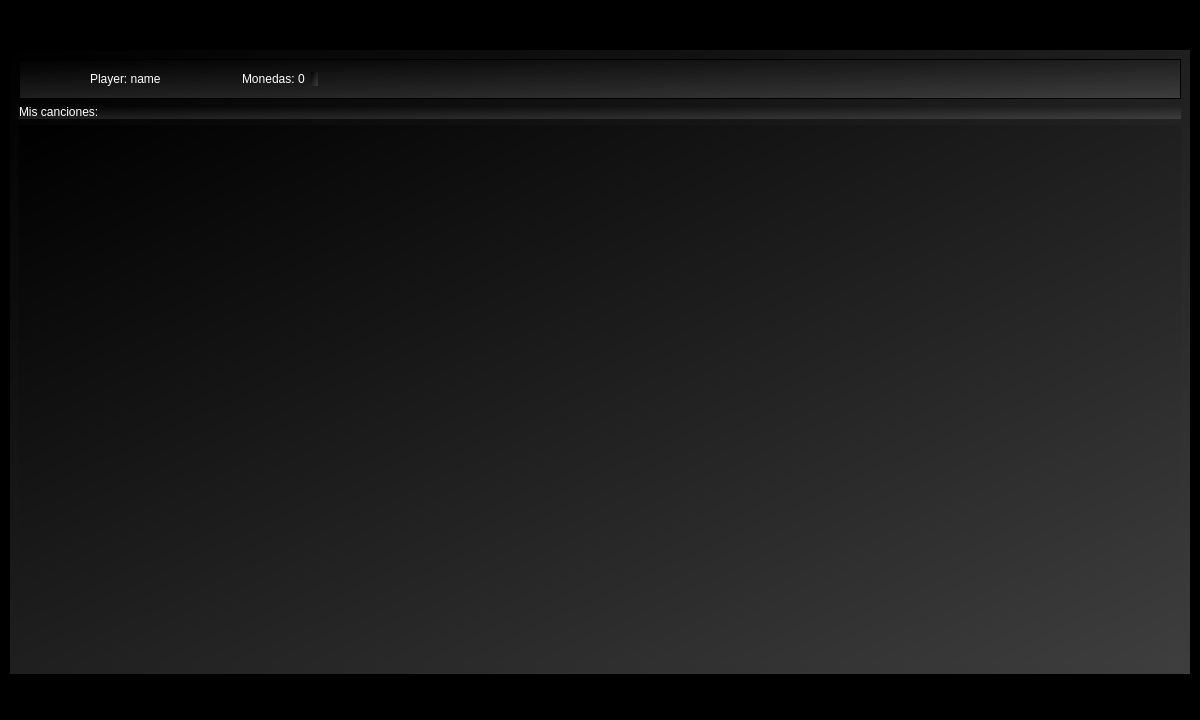
<?xml version="1.0" encoding="UTF-8"?>
<ui version="4.0">
 <class>MainWindow</class>
 <widget class="QMainWindow" name="MainWindow">
  <property name="geometry">
   <rect>
    <x>0</x>
    <y>0</y>
    <width>1200</width>
    <height>720</height>
   </rect>
  </property>
  <property name="sizePolicy">
   <sizepolicy hsizetype="Fixed" vsizetype="Fixed">
    <horstretch>0</horstretch>
    <verstretch>0</verstretch>
   </sizepolicy>
  </property>
  <property name="minimumSize">
   <size>
    <width>640</width>
    <height>480</height>
   </size>
  </property>
  <property name="baseSize">
   <size>
    <width>640</width>
    <height>480</height>
   </size>
  </property>
  <property name="windowTitle">
   <string>MainWindow</string>
  </property>
  <property name="styleSheet">
   <string notr="true">background-color: rgb(0, 0, 0);</string>
  </property>
  <widget class="QWidget" name="centralwidget">
   <property name="sizePolicy">
    <sizepolicy hsizetype="Expanding" vsizetype="Expanding">
     <horstretch>0</horstretch>
     <verstretch>0</verstretch>
    </sizepolicy>
   </property>
   <layout class="QVBoxLayout" name="verticalLayout">
    <item>
     <spacer name="verticalSpacer_6">
      <property name="orientation">
       <enum>Qt::Orientation::Vertical</enum>
      </property>
      <property name="sizeHint" stdset="0">
       <size>
        <width>20</width>
        <height>40</height>
       </size>
      </property>
     </spacer>
    </item>
    <item>
     <widget class="QFrame" name="framecentral">
      <property name="sizePolicy">
       <sizepolicy hsizetype="Minimum" vsizetype="Minimum">
        <horstretch>7</horstretch>
        <verstretch>9</verstretch>
       </sizepolicy>
      </property>
      <property name="minimumSize">
       <size>
        <width>857</width>
        <height>395</height>
       </size>
      </property>
      <property name="sizeIncrement">
       <size>
        <width>0</width>
        <height>53</height>
       </size>
      </property>
      <property name="baseSize">
       <size>
        <width>0</width>
        <height>15</height>
       </size>
      </property>
      <property name="styleSheet">
       <string notr="true">background-color: qlineargradient(spread:pad, x1:0, y1:0, x2:1, y2:1, stop:0 rgba(0, 0, 0, 255), stop:1 rgba(62, 62, 62, 255));</string>
      </property>
      <property name="frameShape">
       <enum>QFrame::Shape::StyledPanel</enum>
      </property>
      <property name="frameShadow">
       <enum>QFrame::Shadow::Raised</enum>
      </property>
      <layout class="QGridLayout" name="gridLayout_3">
       <item row="3" column="0">
        <widget class="QScrollArea" name="layout_canciones2">
         <property name="styleSheet">
          <string notr="true">/* Estilo general para el área de scroll */
QScrollArea {
    border: none;
    background-color: transparent;
}

/* Barra de desplazamiento vertical */
QScrollBar:vertical {
    border: none;
    background: #121212; /* Fondo de la barra */
    width: 10px;
    margin: 0px 0px 0px 0px;
    border-radius: 5px;
}

/* El &quot;tirador&quot; (la parte que se mueve) */
QScrollBar::handle:vertical {
    background: #444; /* Color gris oscuro por defecto */
    min-height: 30px;
    border-radius: 5px;
}

/* Color cuando pasas el mouse por encima (Celeste Neon) */
QScrollBar::handle:vertical:hover {
    background: #00d2ff; 
}

/* Color cuando lo estás arrastrando */
QScrollBar::handle:vertical:pressed {
    background: #00a0c4;
}

/* Eliminar las flechas de arriba y abajo */
QScrollBar::add-line:vertical, QScrollBar::sub-line:vertical {
    border: none;
    background: none;
    height: 0px;
}

/* Eliminar el fondo que queda arriba y abajo del tirador */
QScrollBar::add-page:vertical, QScrollBar::sub-page:vertical {
    background: none;
}

/* Opcional: Si también usas scroll horizontal */
QScrollBar:horizontal {
    border: none;
    background: #121212;
    height: 10px;
    border-radius: 5px;
}

QScrollBar::handle:horizontal {
    background: #444;
    border-radius: 5px;
}

QScrollBar::handle:horizontal:hover {
    background: #00d2ff;
}</string>
         </property>
         <property name="widgetResizable">
          <bool>true</bool>
         </property>
         <widget class="QWidget" name="layout_canciones">
          <property name="geometry">
           <rect>
            <x>0</x>
            <y>0</y>
            <width>1162</width>
            <height>495</height>
           </rect>
          </property>
         </widget>
        </widget>
       </item>
       <item row="1" column="0">
        <widget class="QFrame" name="frame3">
         <property name="frameShape">
          <enum>QFrame::Shape::StyledPanel</enum>
         </property>
         <property name="frameShadow">
          <enum>QFrame::Shadow::Raised</enum>
         </property>
         <layout class="QHBoxLayout" name="horizontalLayout">
          <item>
           <spacer name="horizontalSpacer_2">
            <property name="orientation">
             <enum>Qt::Orientation::Horizontal</enum>
            </property>
            <property name="sizeType">
             <enum>QSizePolicy::Policy::Fixed</enum>
            </property>
            <property name="sizeHint" stdset="0">
             <size>
              <width>61</width>
              <height>20</height>
             </size>
            </property>
           </spacer>
          </item>
          <item>
           <widget class="QLabel" name="label_player_name">
            <property name="sizePolicy">
             <sizepolicy hsizetype="Fixed" vsizetype="Minimum">
              <horstretch>0</horstretch>
              <verstretch>0</verstretch>
             </sizepolicy>
            </property>
            <property name="styleSheet">
             <string notr="true">color: rgb(255, 255, 255);
font: 11pt &quot;Mojangles&quot;;
background-color: transparent; border: none</string>
            </property>
            <property name="text">
             <string>Player: name</string>
            </property>
           </widget>
          </item>
          <item>
           <spacer name="horizontalSpacer_3">
            <property name="orientation">
             <enum>Qt::Orientation::Horizontal</enum>
            </property>
            <property name="sizeType">
             <enum>QSizePolicy::Policy::Fixed</enum>
            </property>
            <property name="sizeHint" stdset="0">
             <size>
              <width>75</width>
              <height>20</height>
             </size>
            </property>
           </spacer>
          </item>
          <item>
           <widget class="QLabel" name="label_money">
            <property name="sizePolicy">
             <sizepolicy hsizetype="Fixed" vsizetype="Fixed">
              <horstretch>0</horstretch>
              <verstretch>0</verstretch>
             </sizepolicy>
            </property>
            <property name="styleSheet">
             <string notr="true">color: rgb(255, 255, 255);
font: 11pt &quot;Mojangles&quot;;
background-color: transparent; border: none</string>
            </property>
            <property name="text">
             <string>Monedas: 0</string>
            </property>
           </widget>
          </item>
          <item>
           <widget class="QLabel" name="label_img_monedas">
            <property name="sizePolicy">
             <sizepolicy hsizetype="Fixed" vsizetype="Fixed">
              <horstretch>0</horstretch>
              <verstretch>0</verstretch>
             </sizepolicy>
            </property>
            <property name="text">
             <string/>
            </property>
           </widget>
          </item>
          <item>
           <spacer name="horizontalSpacer">
            <property name="orientation">
             <enum>Qt::Orientation::Horizontal</enum>
            </property>
            <property name="sizeHint" stdset="0">
             <size>
              <width>40</width>
              <height>20</height>
             </size>
            </property>
           </spacer>
          </item>
         </layout>
        </widget>
       </item>
       <item row="2" column="0">
        <widget class="QLabel" name="label">
         <property name="styleSheet">
          <string notr="true">color: rgb(255, 255, 255);
font: 10pt &quot;Michroma&quot;;</string>
         </property>
         <property name="text">
          <string>Mis canciones:</string>
         </property>
        </widget>
       </item>
      </layout>
     </widget>
    </item>
    <item>
     <layout class="QGridLayout" name="gridLayout"/>
    </item>
    <item>
     <spacer name="verticalSpacer_13">
      <property name="orientation">
       <enum>Qt::Orientation::Vertical</enum>
      </property>
      <property name="sizeHint" stdset="0">
       <size>
        <width>9</width>
        <height>14</height>
       </size>
      </property>
     </spacer>
    </item>
   </layout>
  </widget>
  <widget class="QMenuBar" name="menubar">
   <property name="geometry">
    <rect>
     <x>0</x>
     <y>0</y>
     <width>1200</width>
     <height>22</height>
    </rect>
   </property>
  </widget>
  <widget class="QStatusBar" name="statusbar"/>
 </widget>
 <resources/>
 <connections/>
</ui>
